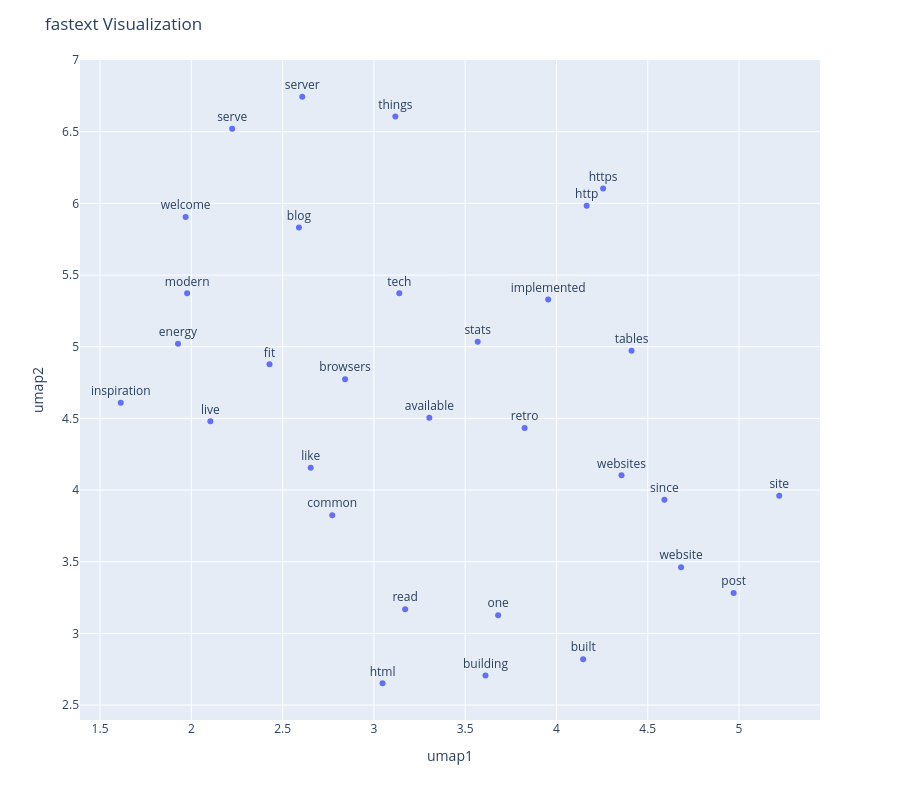

The notebook cell saved with this chart:
### Markdown cell above
### Visualize FastText

### Code cell
X = UMAP(n_neighbors=5, random_state=42).fit_transform(fastext.vectors)

df2 = pd.DataFrame(X, columns=['umap1', 'umap2'])
df2['word'] = fastext.index_to_key

fig = px.scatter(df2, x='umap1', y='umap2', text='word')
fig.update_traces(textposition='top center')
fig.update_layout(height = 800,
                  title_text = 'fastext Visualization')
fig.show()

### Figure 1 — Plotly figure (JSON) as saved in the notebook; plotly's stock layout.template omitted (floating-point values rounded to 4 significant figures)
{"data": [{"hovertemplate": "umap1=%{x}<br>umap2=%{y}<br>word=%{text}<extra></extra>", "legendgroup": "", "marker": {"color": "#636efa", "symbol": "circle"}, "mode": "markers+text", "name": "", "orientation": "v", "showlegend": false, "text": ["retro", "browsers", "things", "website", "one", "common", "inspiration", "serve", "websites", "since", "server", "stats", "energy", "live", "http", "modern", "https", "available", "site", "fit", "building", "blog", "post", "built", "read", "tables", "html", "like", "tech", "implemented", "welcome"], "textposition": "top center", "type": "scatter", "x": [3.825, 2.842, 3.117, 4.682, 3.68, 2.772, 1.613, 2.224, 4.356, 4.591, 2.607, 3.568, 1.927, 2.104, 4.165, 1.977, 4.255, 3.304, 5.22, 2.428, 3.611, 2.589, 4.97, 4.146, 3.171, 4.411, 3.047, 2.654, 3.139, 3.954, 1.969], "xaxis": "x", "y": [4.432, 4.773, 6.607, 3.462, 3.127, 3.825, 4.608, 6.521, 4.103, 3.933, 6.744, 5.034, 5.021, 4.479, 5.984, 5.373, 6.104, 4.505, 3.96, 4.878, 2.706, 5.832, 3.282, 2.82, 3.169, 4.972, 2.652, 4.156, 5.373, 5.33, 5.905], "yaxis": "y"}], "layout": {"height": 800, "legend": {"tracegroupgap": 0}, "margin": {"t": 60}, "title": {"text": "fastext Visualization"}, "xaxis": {"anchor": "y", "domain": [0, 1], "title": {"text": "umap1"}}, "yaxis": {"anchor": "x", "domain": [0, 1], "title": {"text": "umap2"}}}}
